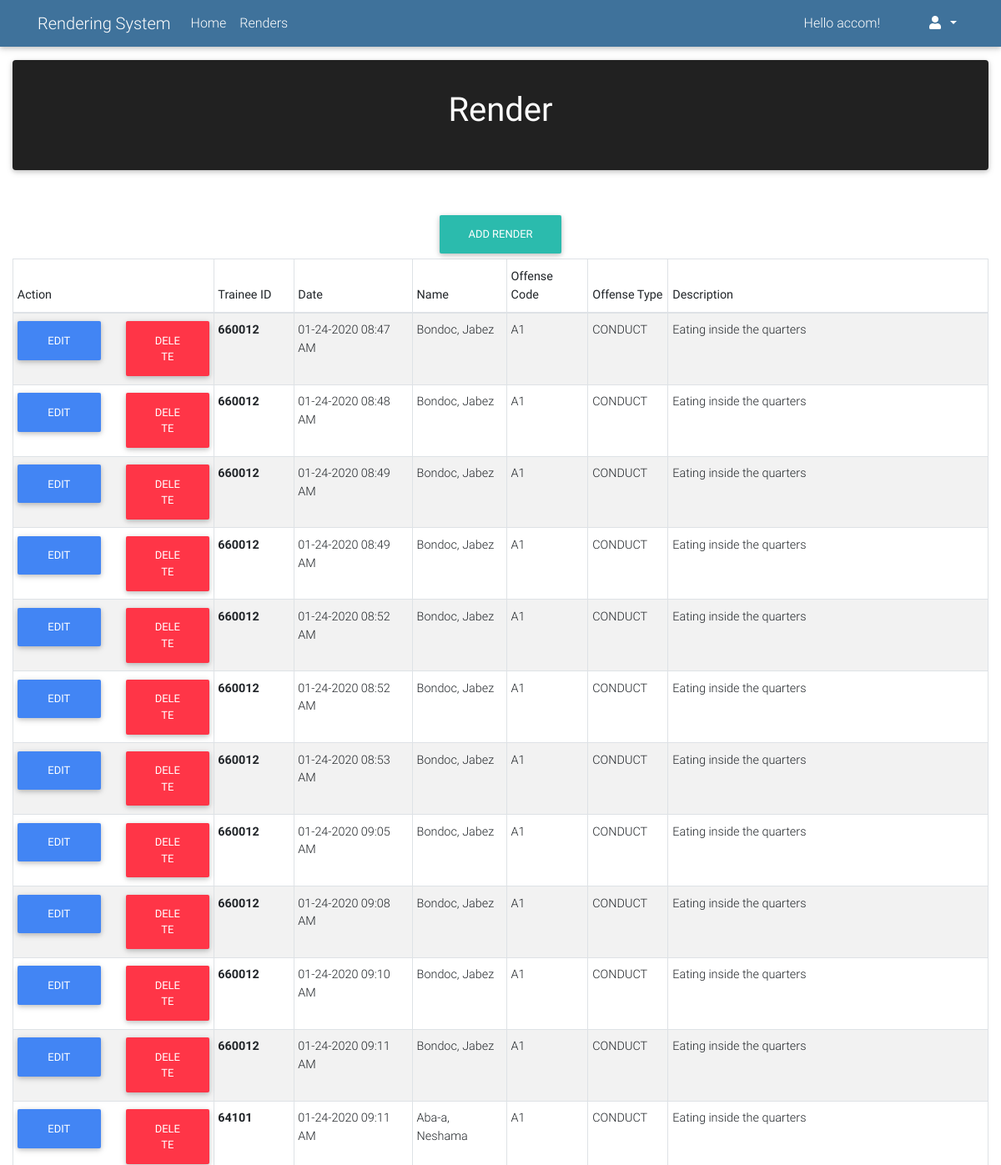
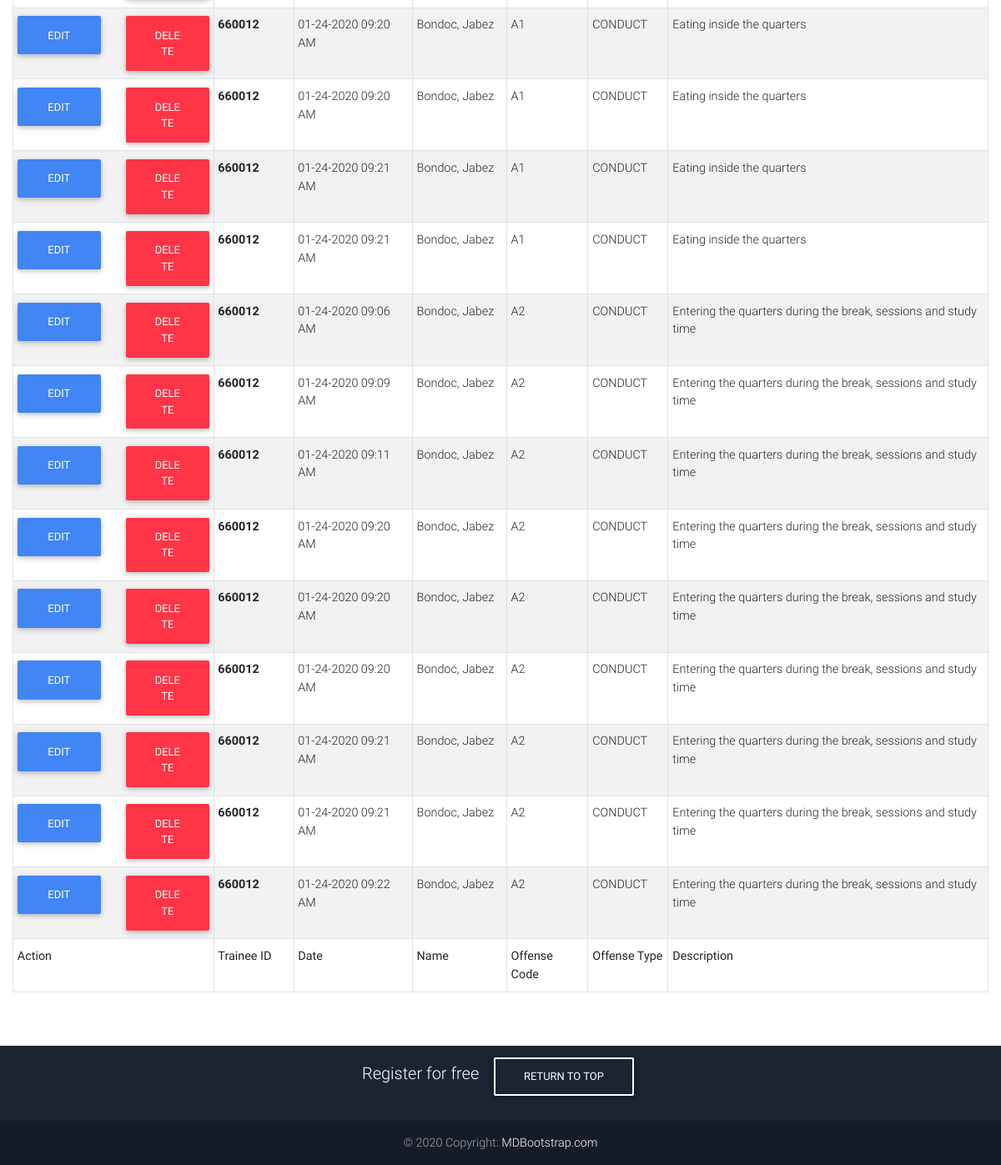
/User/render.php (signed in), run on an earlier commit of the app's database (2 pictures, top to bottom).
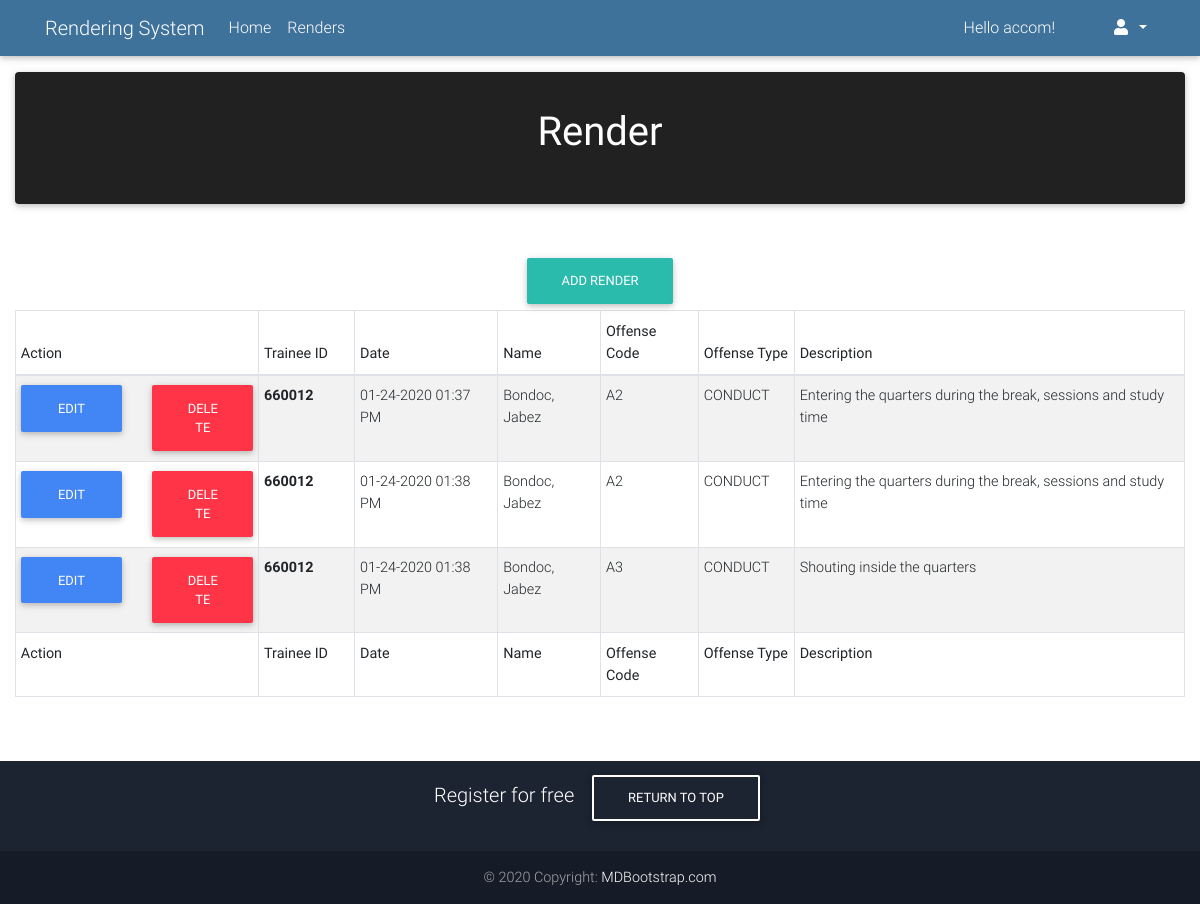
And on a later commit of the database.
### tables this page shows
CREATE TABLE IF NOT EXISTS `render_tb` (
  `render_id` int(11) NOT NULL AUTO_INCREMENT,
  `trainee_id` int(11) NOT NULL,
  `department_id` int(11) NOT NULL,
  `rule_id` int(11) NOT NULL,
  `is_grounded` int(11) NOT NULL,
  `summaries` int(11) NOT NULL,
  `words` int(11) NOT NULL,
  `levitical_service` int(11) NOT NULL,
  `render_date` timestamp NOT NULL DEFAULT CURRENT_TIMESTAMP ON UPDATE CURRENT_TIMESTAMP,
  PRIMARY KEY (`render_id`),
  KEY `department_id` (`department_id`),
  KEY `trainee_id` (`trainee_id`),
  KEY `rule_id` (`rule_id`)
);

CREATE TABLE IF NOT EXISTS `trainee_tb` (
  `trainee_id` int(11) NOT NULL,
  `first_name` varchar(100) NOT NULL,
  `last_name` varchar(100) NOT NULL,
  `id_name` varchar(100) NOT NULL,
  `gender` varchar(10) NOT NULL,
  `class` varchar(10) NOT NULL,
  `class_group` varchar(10) NOT NULL,
  `room` varchar(10) NOT NULL,
  `team` varchar(10) NOT NULL,
  `status` varchar(100) NOT NULL,
  PRIMARY KEY (`trainee_id`)
);

CREATE TABLE IF NOT EXISTS `rules_tb` (
  `rule_id` int(11) NOT NULL AUTO_INCREMENT,
  `department_id` int(11) NOT NULL,
  `offense_code` varchar(50) NOT NULL,
  `offense_type` varchar(100) NOT NULL,
  `offense_description` varchar(500) NOT NULL,
  PRIMARY KEY (`rule_id`),
  KEY `department_id` (`department_id`)
);

### User/render.php (the view, shortened to what this page needs)
<?php include("header.php"); ?>
<?php
	require_once("../config/connectDatabase.php");
	$sql = "SELECT trainee_tb.trainee_id, rules_tb.rule_id, trainee_tb.last_name, trainee_tb.first_name, trainee_tb.id_name,
	rules_tb.offense_code, rules_tb.offense_type, rules_tb.offense_description,
	render_tb.render_id, render_tb.render_date
	FROM render_tb
	INNER JOIN trainee_tb ON trainee_tb.trainee_id = render_tb.trainee_id
	INNER JOIN rules_tb ON rules_tb.rule_id = render_tb.rule_id
	INNER JOIN department_tb ON department_tb.department_id = render_tb.department_id";
	$result = mysqli_query($conn, $sql);
 ?>
<div class="container-fluid mt-3">
		<div class="row">
			<div class="col-sm-12 col-md-8 col-lg-12">
				<div class="card text-white bg-dark pt-3 pb-3">
				  	<div class="card-body text-center">
				    	<h1 class="card-title">Render</h1>
				  	</div>
				</div>
			</div>
		</div>
	</div>
<div class="container-fluid">
	<main class="mt-5">
		<div class="text-center">
			<a href="add_render.php"><button class="btn btn-default">Add Render</button></a>
		</div>
		<div class="table-responsive">
			<table id="dtTrainees" class="table table-sm table-striped table-bordered" cellspacing="0" width="100%">
				<thead>
					<tr>
						<th class="th-sm">Action
						</th>
						<th class="th-sm">Trainee ID
						</th>
						<th class="th-sm">Date
						</th>
						<th class="th-sm">Name
						</th>
						<th class="th-sm">Offense Code
						</th>
						<th class="th-sm">Offense Type
						</th>
						<th class="th-sm">Description
						</th>
					</tr>
				</thead>
				<tbody>
					<?php while($row = mysqli_fetch_assoc($result)) {
							$render_id = $row['render_id'];
							$trainee_id = $row['trainee_id'];
							$rule_id = $row['rule_id'];
							$first_name = $row['first_name'];
							$last_name = $row['last_name'];
							$render_date = $row['render_date'];
							$offense_code = $row['offense_code'];
							$offense_type = $row['offense_type'];
							$offense_description = $row['offense_description'];
						 ?>
					<tr>
						<td>
							<div class="row">
								<div class="col-sm-12 col-md-12 col-lg-6 mb-3">
									<a href="edit_render.php?id_render=<?php echo $render_id; ?>&id_rule=<?php echo $rule_id ?>&id_trainee=<?php echo $trainee_id ?>">
										<button class="btn btn-block btn-primary">Edit</button></a>
								</div>
								<div class="col-sm-12 col-md-12 col-lg-6">
									<button class="btn btn-block btn-danger" data-toggle="modal" data-target="#deleteModal<?php echo $render_id ?>">Delete</button>
								</div>
							</div>
						</td>
						<td class="font-weight-bold"><?php echo $trainee_id; ?></td>
						<td><?php echo date('m-d-Y h:i A', strtotime($render_date)); ?></td>
						<td><?php echo $last_name; ?>, <?php echo $first_name; ?></td>
						<td><?php echo $offense_code ?></td>
						<td><?php echo $offense_type; ?></td>
						<td><?php echo $offense_description; ?></td>
					</tr>
					<?php } ?>
				</tbody>
				<tfoot>
					<tr>
						<th class="th-sm">Action
						</th>
						<th class="th-sm">Trainee ID
						</th>
						<th class="th-sm">Date
						</th>
						<th class="th-sm">Name
						</th>
						<th class="th-sm">Offense Code
						</th>
						<th class="th-sm">Offense Type
						</th>
						<th class="th-sm">Description
						</th>
					</tr>
				</tfoot>
			</table>
		</div>
	</main>
</div>
<?php include("footer.php"); ?>
</body>
</html>

### User/header.php (shortened to what this page needs)
<!DOCTYPE html>
<html>
<head>
	<link rel="stylesheet" type="text/css" href="../dist/css/all.css">
	<link rel="stylesheet" type="text/css" href="../dist/css/bootstrap.css">
	<link rel="stylesheet" type="text/css" href="../dist/css/mdb.css">
	<link rel="stylesheet" type="text/css" href="../dist/css/style.css">
	<link href="../dist/css/addons/datatables.min.css" rel="stylesheet">
	<link rel="stylesheet" href="../dist/css/bootstrap-select.min.css">
</head>
<body>
	<header>
		<nav class="navbar navbar-expand-lg navbar-dark unique-color">
			<div class="container">
				<a class="navbar-brand" id="topSection" href="#">Rendering System</a>
				<div class="collapse navbar-collapse" id="navbarNav">
					<ul class="navbar-nav">
						<li class="nav-item">
							<a class="nav-link" href="index.php">Home</a>
						</li>
						<li class="nav-item">
							<a class="nav-link" href="render.php">Renders</a>
						</li>
					</ul>
					<ul class="navbar-nav ml-auto">
						<li class="nav-item">
							<span class="navbar-text white-text mr-5">
								Hello <?php echo htmlspecialchars($_SESSION["username"]); ?>!
							</span>
						</li>
						<li class="nav-item dropdown">
							<a class="nav-link dropdown-toggle" id="navbarDropdownMenuLink-333" data-toggle="dropdown"
							aria-haspopup="true" aria-expanded="false">
							<i class="fas fa-user"></i>
							</a>
						</li>
					</ul>
				</div>
			</div>
		</nav>
	</header>

### User/footer.php (shortened to what this page needs)
<footer class="page-footer font-small unique-color-dark mt-5 footer text-center">
	<div class="container">
		<ul class="list-unstyled list-inline py-2">
			<li class="list-inline-item">
				<h5 class="mb-1">Register for free</h5>
			</li>
			<li class="list-inline-item">
				<a href="#topSection" class="btn btn-outline-white btn-rounded">Return to top</a>
			</li>
		</ul>
	</div>
	<div class="footer-copyright text-center py-3">© 2020 Copyright:
		<a href="https://mdbootstrap.com/education/bootstrap/"> MDBootstrap.com</a>
	</div>
</footer>

What changed in the data, as far as the page shows it:
removed render_tb: trainee.trainee_id "660012", render_date "01-24-2020 08:49 AM", trainee.last_name "Bondoc", trainee.first_name "Jabez", rule.offense_code "A1", rule.offense_type "CONDUCT", rule.offense_description "Eating inside the quarters"
removed render_tb: trainee.trainee_id "660012", render_date "01-24-2020 08:52 AM", trainee.last_name "Bondoc", trainee.first_name "Jabez", rule.offense_code "A1", rule.offense_type "CONDUCT", rule.offense_description "Eating inside the quarters"
removed render_tb: trainee.trainee_id "660012", render_date "01-24-2020 08:52 AM", trainee.last_name "Bondoc", trainee.first_name "Jabez", rule.offense_code "A1", rule.offense_type "CONDUCT", rule.offense_description "Eating inside the quarters"
removed render_tb: trainee.trainee_id "660012", render_date "01-24-2020 08:53 AM", trainee.last_name "Bondoc", trainee.first_name "Jabez", rule.offense_code "A1", rule.offense_type "CONDUCT", rule.offense_description "Eating inside the quarters"
removed render_tb: trainee.trainee_id "660012", render_date "01-24-2020 09:05 AM", trainee.last_name "Bondoc", trainee.first_name "Jabez", rule.offense_code "A1", rule.offense_type "CONDUCT", rule.offense_description "Eating inside the quarters"
removed render_tb: trainee.trainee_id "660012", render_date "01-24-2020 09:08 AM", trainee.last_name "Bondoc", trainee.first_name "Jabez", rule.offense_code "A1", rule.offense_type "CONDUCT", rule.offense_description "Eating inside the quarters"
removed render_tb: trainee.trainee_id "660012", render_date "01-24-2020 09:10 AM", trainee.last_name "Bondoc", trainee.first_name "Jabez", rule.offense_code "A1", rule.offense_type "CONDUCT", rule.offense_description "Eating inside the quarters"
removed render_tb: trainee.trainee_id "660012", render_date "01-24-2020 09:11 AM", trainee.last_name "Bondoc", trainee.first_name "Jabez", rule.offense_code "A1", rule.offense_type "CONDUCT", rule.offense_description "Eating inside the quarters"
removed render_tb: trainee.trainee_id "64101", render_date "01-24-2020 09:11 AM", trainee.last_name "Aba-a", trainee.first_name "Neshama", rule.offense_code "A1", rule.offense_type "CONDUCT", rule.offense_description "Eating inside the quarters"
removed render_tb: trainee.trainee_id "660012", render_date "01-24-2020 09:20 AM", trainee.last_name "Bondoc", trainee.first_name "Jabez", rule.offense_code "A1", rule.offense_type "CONDUCT", rule.offense_description "Eating inside the quarters"
removed render_tb: trainee.trainee_id "660012", render_date "01-24-2020 09:20 AM", trainee.last_name "Bondoc", trainee.first_name "Jabez", rule.offense_code "A1", rule.offense_type "CONDUCT", rule.offense_description "Eating inside the quarters"
removed render_tb: trainee.trainee_id "660012", render_date "01-24-2020 09:21 AM", trainee.last_name "Bondoc", trainee.first_name "Jabez", rule.offense_code "A1", rule.offense_type "CONDUCT", rule.offense_description "Eating inside the quarters"
removed render_tb: trainee.trainee_id "660012", render_date "01-24-2020 09:21 AM", trainee.last_name "Bondoc", trainee.first_name "Jabez", rule.offense_code "A1", rule.offense_type "CONDUCT", rule.offense_description "Eating inside the quarters"
removed render_tb: trainee.trainee_id "660012", render_date "01-24-2020 09:06 AM", trainee.last_name "Bondoc", trainee.first_name "Jabez", rule.offense_code "A2", rule.offense_type "CONDUCT", rule.offense_description "Entering the quarters during the break, sessions and study time"
removed render_tb: trainee.trainee_id "660012", render_date "01-24-2020 09:09 AM", trainee.last_name "Bondoc", trainee.first_name "Jabez", rule.offense_code "A2", rule.offense_type "CONDUCT", rule.offense_description "Entering the quarters during the break, sessions and study time"
removed render_tb: trainee.trainee_id "660012", render_date "01-24-2020 09:11 AM", trainee.last_name "Bondoc", trainee.first_name "Jabez", rule.offense_code "A2", rule.offense_type "CONDUCT", rule.offense_description "Entering the quarters during the break, sessions and study time"
removed render_tb: trainee.trainee_id "660012", render_date "01-24-2020 09:20 AM", trainee.last_name "Bondoc", trainee.first_name "Jabez", rule.offense_code "A2", rule.offense_type "CONDUCT", rule.offense_description "Entering the quarters during the break, sessions and study time"
removed render_tb: trainee.trainee_id "660012", render_date "01-24-2020 09:20 AM", trainee.last_name "Bondoc", trainee.first_name "Jabez", rule.offense_code "A2", rule.offense_type "CONDUCT", rule.offense_description "Entering the quarters during the break, sessions and study time"
removed render_tb: trainee.trainee_id "660012", render_date "01-24-2020 09:20 AM", trainee.last_name "Bondoc", trainee.first_name "Jabez", rule.offense_code "A2", rule.offense_type "CONDUCT", rule.offense_description "Entering the quarters during the break, sessions and study time"
removed render_tb: trainee.trainee_id "660012", render_date "01-24-2020 09:21 AM", trainee.last_name "Bondoc", trainee.first_name "Jabez", rule.offense_code "A2", rule.offense_type "CONDUCT", rule.offense_description "Entering the quarters during the break, sessions and study time"
removed render_tb: trainee.trainee_id "660012", render_date "01-24-2020 09:21 AM", trainee.last_name "Bondoc", trainee.first_name "Jabez", rule.offense_code "A2", rule.offense_type "CONDUCT", rule.offense_description "Entering the quarters during the break, sessions and study time"
removed render_tb: trainee.trainee_id "660012", render_date "01-24-2020 09:22 AM", trainee.last_name "Bondoc", trainee.first_name "Jabez", rule.offense_code "A2", rule.offense_type "CONDUCT", rule.offense_description "Entering the quarters during the break, sessions and study time"
changed render_tb (number 1 of 3 on the later page): render_date "01-24-2020 08:47 AM" → "01-24-2020 01:37 PM"; rule.offense_code "A1" → "A2"; rule.offense_description "Eating inside the quarters" → "Entering the quarters during the break, sessions and study time"
changed render_tb (number 2 of 3 on the later page): render_date "01-24-2020 08:48 AM" → "01-24-2020 01:38 PM"; rule.offense_code "A1" → "A2"; rule.offense_description "Eating inside the quarters" → "Entering the quarters during the break, sessions and study time"
changed render_tb: render_date "01-24-2020 08:49 AM" → "01-24-2020 01:38 PM"; rule.offense_code "A1" → "A3"; rule.offense_description "Eating inside the quarters" → "Shouting inside the quarters"
